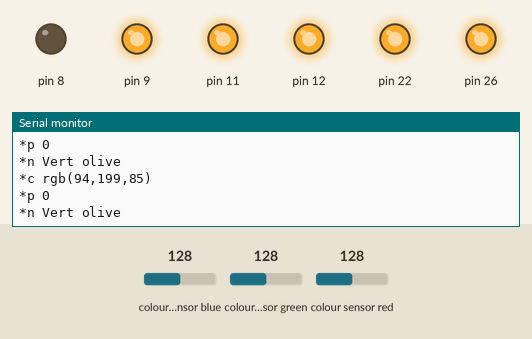
Recording of a sketch running on a simulated Arduino Mega 2560, built with avr-gcc and run on an emulated ATmega2560. Parts: output pins drawn as LEDs (lit = HIGH), the last lines printed to the serial monitor. Wiring (inferred from the names in the program): TCS3200 colour sensor: output pin 36; S2 pin 32; S3 pin 34; S0 pin 28; S1 pin 30. The test bench sets the inputs (shaded band); at power-on: colour sensor blue 128, colour sensor green 128, colour sensor red 128. Pins used as bus, display or sensor lines are not drawn.

Above: at 1.2 s.
1.3 s: colour sensor blue set to 5
At 2.0 s:
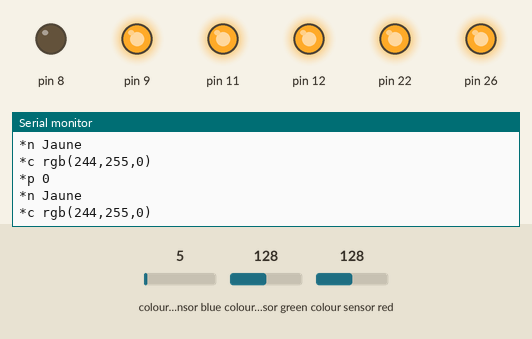
2.9 s: colour sensor green set to 5
At 3.7 s:
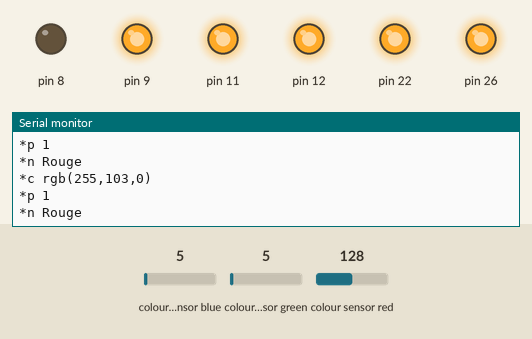
4.5 s: colour sensor red set to 5
At 5.4 s:
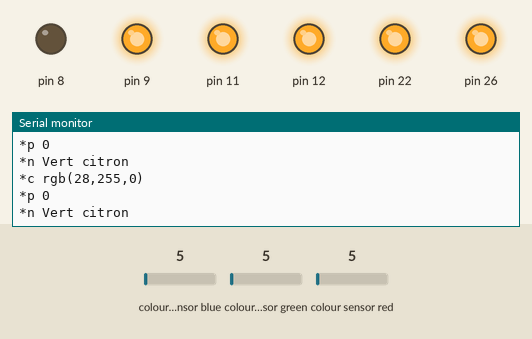
Timing chart, 0 to 7.5 s (numbered marks = the images above; inputs shaded):
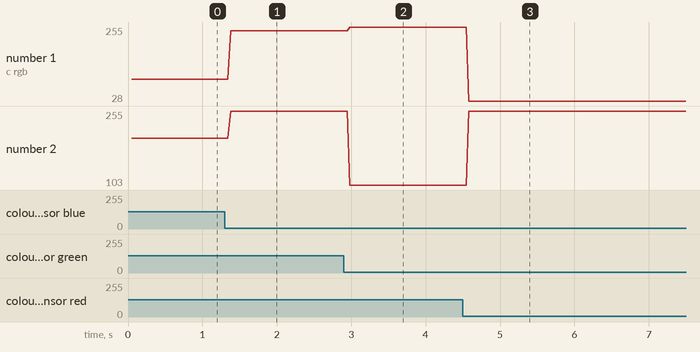

The sketch:

colorsensor.ino
```cpp
/* -------------------------- *\
            PI RUNBOT
Author : TahitoaL
2019
\* -------------------------- */

#include "Arduino.h"
#include "Array.h"
#include <Streaming.h>


int abba(int a, int color)
{
    int b = int(a * float(color));
    if (b > 255)
    {
        b = 255;
    }
    if (b < 0)
    {
        b = 0;
    }
    return b;
}

class Color {
    public:
        Color(int red, int green, int blue, String name);
        void setColor(int red, int green, int blue);
        int getRed();
        int getGreen();
        int getBlue();
        String getName();
        int compare(Color color);
    protected:
        int _colors[3];
        String _name;
};

Color::Color(int red, int green, int blue, String name)
{
    _colors[0] = red;
    _colors[1] = green;
    _colors[2] = blue;
    _name = name;
}

void Color::setColor(int red, int green, int blue)
{
    _colors[0] = red;
    _colors[1] = green;
    _colors[2] = blue;
}

int Color::getRed()
{
    return _colors[0];
}

int Color::getGreen()
{
    return _colors[1];
}

int Color::getBlue()
{
    return _colors[2];
}

String Color::getName()
{
    return _name;
}

int Color::compare(Color color)
{
    // return (abs(_colors[0] - color.getRed())^2) + (abs(_colors[1] - color.getGreen())^2) + (abs(_colors[2] - color.getBlue()));
    return abs(color.getRed() - _colors[0])*3 + abs(color.getGreen() - _colors[1])*3 + abs(color.getBlue() - _colors[2])*3;
}
/*
class ColorList{
    public:
        ColorList();
        void append(Color color);
        void findColor();
    protected:
        Array<Color, 20> _colorList;
};

ColorList::ColorList()
{}

void ColorList::append(Color color)
{
    _colorL ist.push_back(color);
}
*/

class timer
{
	private:
		unsigned int delayValue;
		unsigned int delayCurrent;
		unsigned long initTime;
		unsigned long currentMillis;
		boolean end;
	public:
		timer(int aDelayValue);
		void init();
		int timeIsUp();
		int getDelay();
};

timer::timer(int aDelayValue)
{
	delayValue = aDelayValue;
}

void timer::init()
{
	end = false;
	initTime = millis();
}

int timer::timeIsUp()
{
	currentMillis = millis();
	if(currentMillis - initTime >= delayValue)
	{
		return 1;
	}
	else
	{
		return 0;
	}
}

int timer::getDelay()
{
	delayCurrent = millis() - initTime;
	return delayCurrent;
}


//Définition valeurs pin
#define S0 28
#define S1 30
#define S2 32
#define S3 34
#define sensorOut 36

// timer timer1(2000);
timer timer2(5);

// Array<int, 3> couleurLigne =

int _red = 0, _blue = 0, _green = 0, max = 0, min = 0, Red = 0, Green = 0, Blue = 0, _R = 0, _G = 0, _B = 0;
float a = 0;

int frequency = 0;

int referenceColorR = 239;
int referenceColorG = 145;
int referenceColorB = 14;

int ecart = 0;
int proba = 0;
boolean detectedState = false;
String detectedColor = "Auncune";
int minGap = 0;

int r_2 = 0, v_2 = 0, b_2 = 0;
int r_1 = 0, v_1 = 0, b_1 = 0;
int moyenneR = 0, moyenneV = 0, moyenneB = 0;

boolean ledState = false;
String led = "";

Color white(255, 255, 255, "Blanc");
Color black(0, 0, 0, "Noir");
Color red(255, 0, 0, "Rouge");
Color lime(0, 255, 0, "Vert citron");
Color blue(0, 0, 255, "Bleu");
Color yellow(255, 255, 0, "Jaune");
Color brown(128, 0, 0, "Marron");
Color green(0, 128, 0, "Vert");
Color olive(128, 158, 100, "Vert olive");
Color aqua(0, 255, 255, "Turquoise");
Color navy(0, 50, 128, "Blue marine");
Color fuschia(255, 0, 255, "Fuschia");
Color purple(128, 10, 128, "Violet");
// Color orange(255, 165, 0, "Orange");
Color tomette(174, 74, 52, "Orange");
Color poussin(254, 227, 71, "Jaune poussin");
Color currentColor(0, 0, 0, "Couleur détectée");

void setup()
{
    pinMode(8, OUTPUT);
    pinMode(S0, OUTPUT);
    pinMode(S1, OUTPUT);
    pinMode(S2, OUTPUT);
    pinMode(S3, OUTPUT);
    pinMode(sensorOut, INPUT);

    pinMode(11, OUTPUT);
    digitalWrite(11, HIGH);
    pinMode(12, OUTPUT);
    digitalWrite(12, HIGH);
    pinMode(22, OUTPUT);
    digitalWrite(22, HIGH);
    pinMode(26, OUTPUT);
    digitalWrite(26, HIGH);

    // Setting frequency-scaling to 20%
    digitalWrite(S0, HIGH);
    digitalWrite(S1, LOW);
    pinMode(9, OUTPUT);
    digitalWrite(9, HIGH);

    // timer1.init();
    timer2.init();

    Serial.begin(9600);
}

void loop()
{
    while(!timer2.timeIsUp())
    {}
    timer2.init();
    //lecture rouge
    digitalWrite(S2, LOW);
    digitalWrite(S3, LOW);
    _red = pulseIn(sensorOut, LOW);
    delay(10);

    //lecture vert
    digitalWrite(S2, HIGH);
    digitalWrite(S3, HIGH);
    _green = pulseIn(sensorOut, LOW);
    delay(10);

    //lecture blue
    digitalWrite(S2, LOW);
    digitalWrite(S3, HIGH);
    _blue = pulseIn(sensorOut, LOW);
    delay(10);

    //redressement des valeurs
    Red = map(_red, 25, 72, 255, 0);
    Green = map(_green, 30, 100, 255, 0);
    Blue = map(_blue, 25, 70, 255, 0);

    //définition valeurs max et min
    max = max(Red, max(Green, Blue));
    min = min(Red, min(Green, Blue));

    if (max - min < 100)
    {
        max = max + (max - min) / 2;
        min = min - (max - min) / 2;
    }

    //mise a l'échelle
    if (max <= 255 || min >= 0)
    {
        _R = map(Red, min, max, 0, 255);
        _G = map(Green, min, max, 0, 255);
        _B = map(Blue, min, max, 0, 255);
    }

    // if (max <= 20)
    // {
    //     max = 20;
    // }

    //sauvegarde des états antérieurs
    r_1 = _R;
    r_2 = r_1;

    v_1 = _G;
    v_2 = v_1;

    b_1 = _B;
    b_2 = b_1;

    //moyennes glissantes pour lisser le signal de sortie
    moyenneR = (_R + r_1 + r_2) / 3;
    moyenneV = (_G + v_1 + v_2) / 3;
    moyenneB = (_B + b_1 + b_2) / 3;


    //calcul de l'écart entre la couleur de référence et observée
    ecart = abs(referenceColorR - moyenneR)^2 + abs(referenceColorG - moyenneV)^2 + abs(referenceColorB - moyenneB)^2;
    // proba = map(ecart, 0, 3 * 255 * 4, 100, 0);

    //
    if (!detectedState && ecart < 60)
    {
        detectedState = true;
    }
    if (detectedState && ecart > 100)
    {
        detectedState = false;
    }

    minGap = 255*6;

    if (currentColor.compare(white) < minGap)
    {
        minGap = currentColor.compare(white);
        detectedColor = white.getName();
    }
    if (currentColor.compare(black) < minGap)
    {
        minGap = currentColor.compare(black);
        detectedColor = black.getName();
    }
    if (currentColor.compare(red) < minGap)
    {
        minGap = currentColor.compare(red);
        detectedColor = red.getName();
    }
    if (currentColor.compare(lime) < minGap)
    {
        minGap = currentColor.compare(lime);
        detectedColor = lime.getName();
    }
    if (currentColor.compare(blue) < minGap)
    {
        minGap = currentColor.compare(blue);
        detectedColor = blue.getName();
    }
    if (currentColor.compare(yellow) < minGap)
    {
        minGap = currentColor.compare(yellow);
        detectedColor = yellow.getName();
    }
    if (currentColor.compare(brown) < minGap)
    {
        minGap = currentColor.compare(brown);
        detectedColor = brown.getName();
    }
    if (currentColor.compare(green) < minGap)
    {
        minGap = currentColor.compare(green);
        detectedColor = green.getName();
    }
    if (currentColor.compare(olive) < minGap)
    {
        minGap = currentColor.compare(olive);
        detectedColor = olive.getName();
    }
    if (currentColor.compare(aqua) < minGap)
    {
        minGap = currentColor.compare(aqua);
        detectedColor = aqua.getName();
    }
    if (currentColor.compare(navy) < minGap)
    {
        minGap = currentColor.compare(navy);
        detectedColor = navy.getName();
    }
    if (currentColor.compare(fuschia) < minGap)
    {
        minGap = currentColor.compare(fuschia);
        detectedColor = fuschia.getName();
    }
    if (currentColor.compare(purple) < minGap)
    {
        minGap = currentColor.compare(purple);
        detectedColor = purple.getName();
    }
    // if (currentColor.compare(orange) < minGap)
    // {
    //     minGap = currentColor.compare(orange);
    //     detectedColor = orange.getName();
    // }
    if (currentColor.compare(tomette) < minGap)
    {
        minGap = currentColor.compare(tomette);
        detectedColor = tomette.getName();
    }
    if (currentColor.compare(poussin) < minGap)
    {
        minGap = currentColor.compare(poussin);
        detectedColor = poussin.getName();
    }

    currentColor.setColor(moyenneR, moyenneV, moyenneB);


    Serial << "*n " << detectedColor << endl;

    //format rgb(r, g, b,) pour envoie via NodeJS
    Serial << "*c rgb(" << moyenneR << "," << moyenneV << "," << moyenneB << ")" << endl;
    Serial << "*p " << detectedState << endl;


    // Serial << moyenneR << "," << (ledState ? "1" : "0") << endl;
    // delay(5);
}
```

Measured:
- after the input at 1.3 s, the serial monitor: prints a new line after 0.08 s (image 1)
- after the input at 2.9 s, the serial monitor: prints a new line after 0.08 s (image 2)
- after the input at 4.5 s, the serial monitor: prints a new line after 0.08 s (image 3)
- plotted number 1: 94 → 244 after the input at 1.3 s, 255 → 28 after the input at 4.5 s
- plotted number 2: 199 → 255 after the input at 1.3 s, 255 → 103 after the input at 2.9 s
